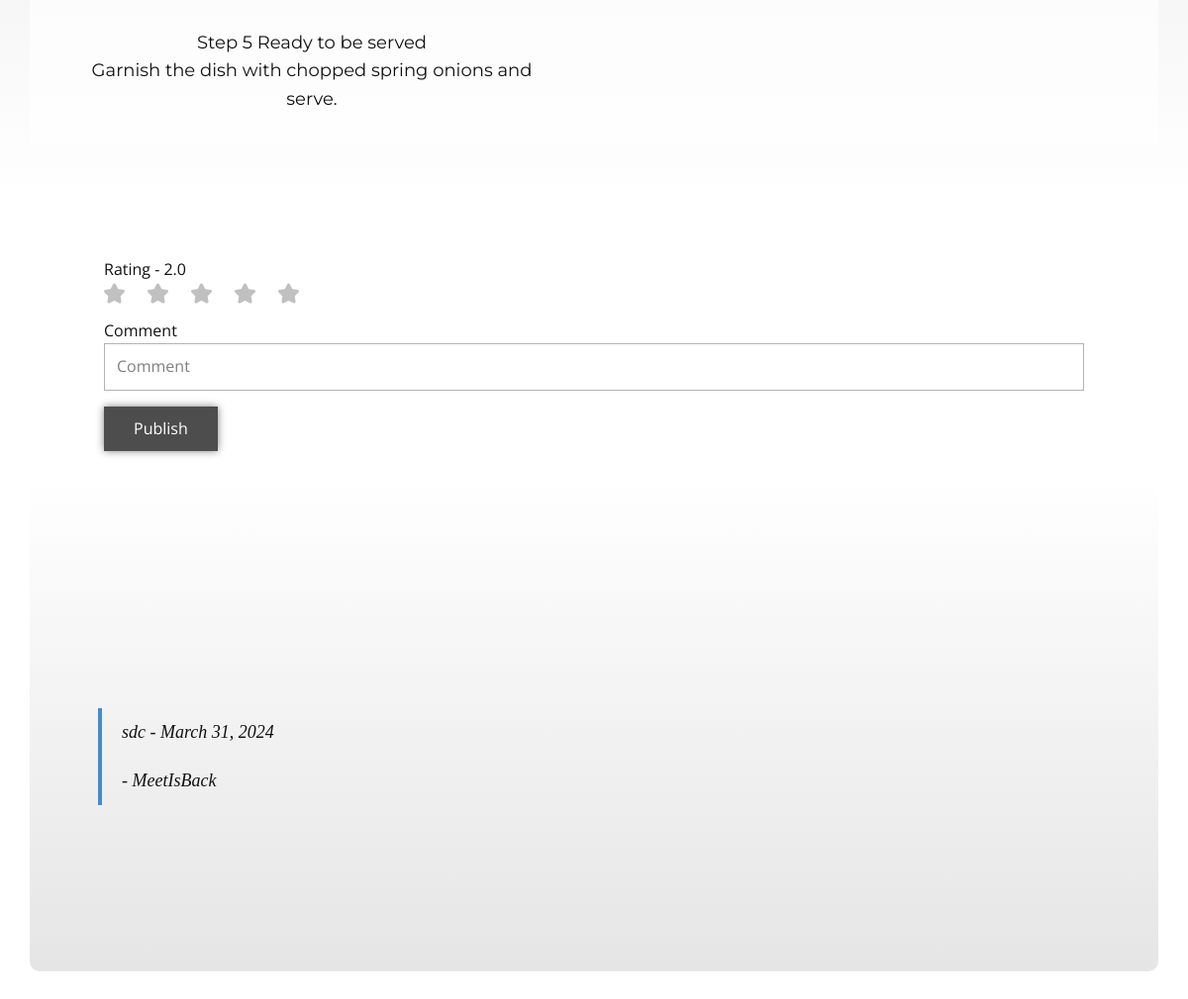
The page /vrecipe/1/ (signed in, middle part) on the database as committed earlier.
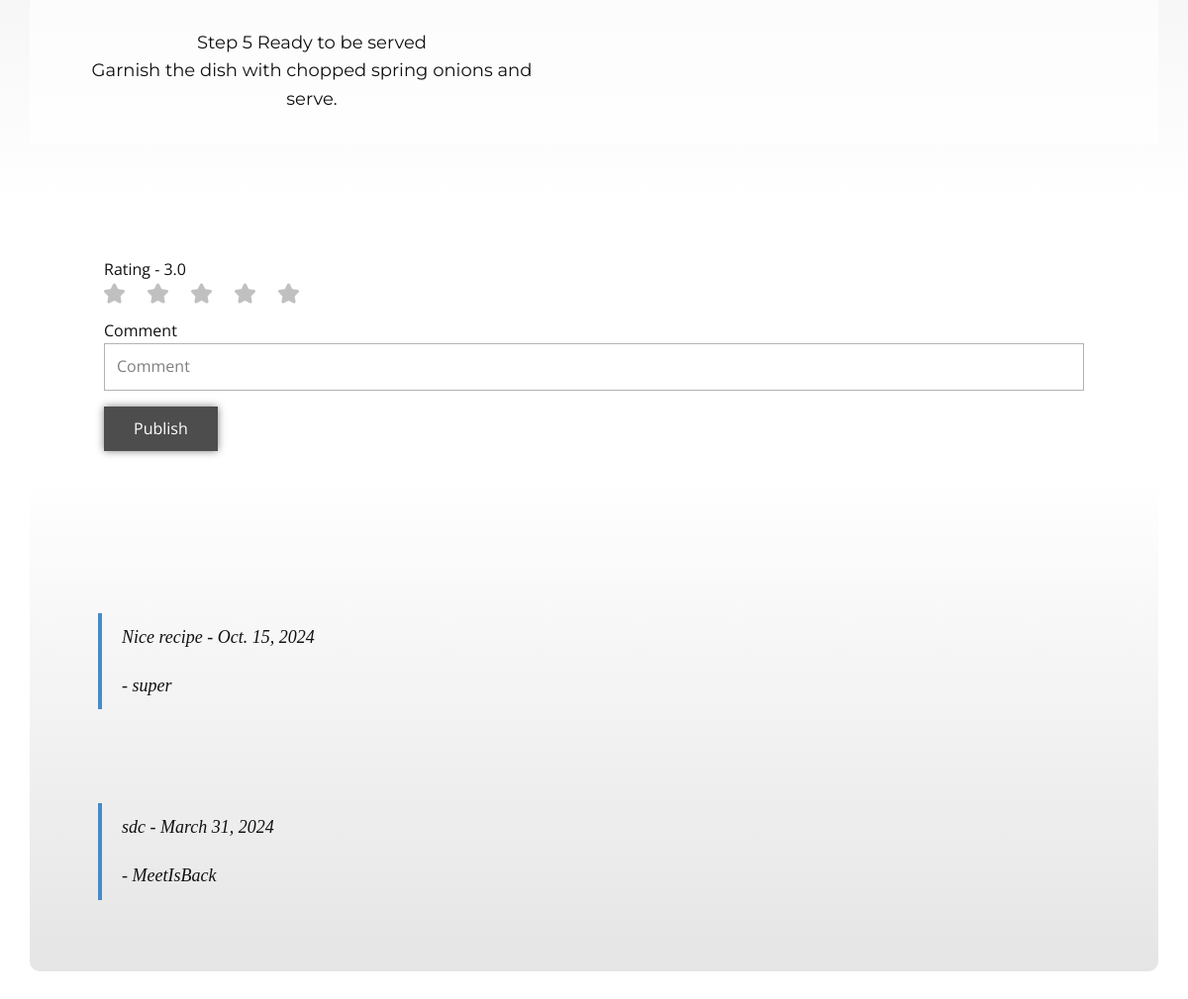
The same page on the database as committed later.
### TCB/models.py (models this page shows)
class Recipe(models.Model):
    recipe_id = models.AutoField(primary_key=True)
    user = models.ForeignKey(User, on_delete=models.CASCADE)
    recipe_name = models.CharField(max_length=100)
    recipe_image = models.ImageField(upload_to='static/recipe_images/')
    recipe_steps = models.TextField()
    ingredients = models.TextField()
    cooking_time = models.CharField(max_length=100)
    serving = models.IntegerField()
    cuisine = models.ForeignKey(Cuisine, on_delete=models.CASCADE)
    category = models.ForeignKey(Category, on_delete=models.CASCADE)
    rating = models.FloatField(default=0)
    count = models.IntegerField(default=0)
    veg = models.BooleanField()

class Comment(models.Model):
    user = models.ForeignKey(User, on_delete=models.CASCADE)
    recipe = models.ForeignKey(Recipe, on_delete=models.CASCADE)
    comment = models.TextField()
    date = models.DateField(auto_now_add=True)
    class Meta:
        ordering = ['-date']

### TCB/views.py (the view)
# urls.py: path('vrecipe/<int:recipe_id>/',views.vrecipe,name="vrecipe"),
@login_required(login_url='/login')
def vrecipe(request,recipe_id):
    recipe = get_object_or_404(Recipe, recipe_id=recipe_id)
    user = request.user
    comment = Comment.objects.filter(user=user,recipe=recipe).first()
    all_comments = Comment.objects.filter(recipe=recipe)
    paginator = Paginator(all_comments,3)
    page_number = request.GET.get('page')
    try:
        comments = paginator.page(page_number)
    except PageNotAnInteger:
        comments = paginator.page(1)
    except EmptyPage:
        comments = paginator.page(paginator.num_pages)
    context={
        'recipe' : recipe,
        'comment' : comment,
        'comments' : comments,
    }
    return render(request,"vrecipe.html",context)

### templates/vrecipe.html (shortened to what the changed rows need)
{% load static %}
<!DOCTYPE html>
<html style="font-size: 16px;" lang="en">
  <head>
    <link rel="stylesheet" href="{% static 'nicepage.css' %}" media="screen" />
    <link rel="stylesheet" href="{% static 'vrecipe.css' %}" media="screen" />
  </head>
  <body data-path-to-root="./" data-include-products="false" class="u-body u-xl-mode" data-lang="en">
    <section class="u-clearfix u-gradient u-section-2" id="sec-dddb">
      <div class="u-clearfix u-sheet u-valign-middle u-sheet-1">
        <div class="data-layout-selected u-clearfix u-expanded-width u-layout-wrap u-layout-wrap-1">
          <div class="u-layout">
            <div class="u-layout-row">
              <div class="u-container-style u-layout-cell u-opacity u-opacity-70 u-size-30 u-white u-layout-cell-1">
                <div class="u-container-layout u-container-layout-1">
                  <p class="u-align-center u-custom-font u-font-montserrat u-text u-text-2">
                    {{recipe.recipe_steps|linebreaksbr}}
                  </p>
                </div>
              </div>
            </div>
          </div>
        </div>
      </div>
    </section>
    <form action="comment" method="post">
    <section class="u-align-center u-clearfix u-section-3" id="sec-1959">
      <div class="u-clearfix u-sheet u-valign-middle-xs u-sheet-1">
        <div class="u-align-center-xs u-form u-form-1">
          <form action="comment" class="u-clearfix u-form-spacing-15 u-form-vertical u-inner-form" style="padding: 15px" source="email" method="post">
            <div redirect="true" class="u-clearfix u-form-spacing-15 u-form-vertical u-inner-form" style="padding: 15px" source="email">
            <div class="u-form-group u-form-rating u-form-group-1">
              <label for="form-rating-7e22" class="u-label">Rating - {{recipe.rating}}</label>
              <div class="u-rating-icons u-spacing-23" id="rating-div">
                <span class="u-form-rating-item u-passive-icon u-text-grey-25 u-passive-icon-1">
                </span>
                <span class="u-form-rating-item u-passive-icon u-text-grey-25 u-passive-icon-2">
                </span>
                <span class="u-form-rating-item u-passive-icon u-text-grey-25 u-passive-icon-3">
                </span>
                <span class="u-form-rating-item u-passive-icon u-text-grey-25 u-passive-icon-4">
                </span>
                <span class="u-form-rating-item u-passive-icon u-text-grey-25 u-passive-icon-5">
                </span>
              </div>
            </div>
            </div>
          </form>
        </div>
        <div class="u-container-style u-expanded-width u-gradient u-group u-radius u-shape-round u-group-1">
          <div class="u-container-layout u-valign-bottom-lg u-valign-bottom-md u-valign-bottom-sm u-valign-bottom-xl u-container-layout-1">
            <div class="u-expanded-width-xs u-list u-list-1">
              <div id="comments-section" class="u-repeater u-repeater-1">
                {% for x in comments %}
                <div class="u-container-style u-list-item u-repeater-item">
                  <div class="u-container-layout u-similar-container u-valign-middle u-container-layout-3">
                    <blockquote class="u-custom-font u-font-merriweather u-text u-text-default u-text-2">{{ x.comment }} - {{ x.date }}
                      <p class="u-text u-custom-font u-font-merriweather u-text-default u-text-5"> - {{x.user.username}}</p>
                    </blockquote>
                  </div>
                </div>
                {% endfor %}
              </div>
            </div>
          </div>
        </div>
      </div>
    </section>
    </form>
  </body>
</html>

Rows that differ between the two databases and show on the page:
changed Recipe "Step 5 Ready to be served Garnish the dish with chopped spring onions and serve.": rating "2.0" → "3.0"
added Comment: comment "Nice recipe", date "Oct. 15, 2024", user.username "super"
